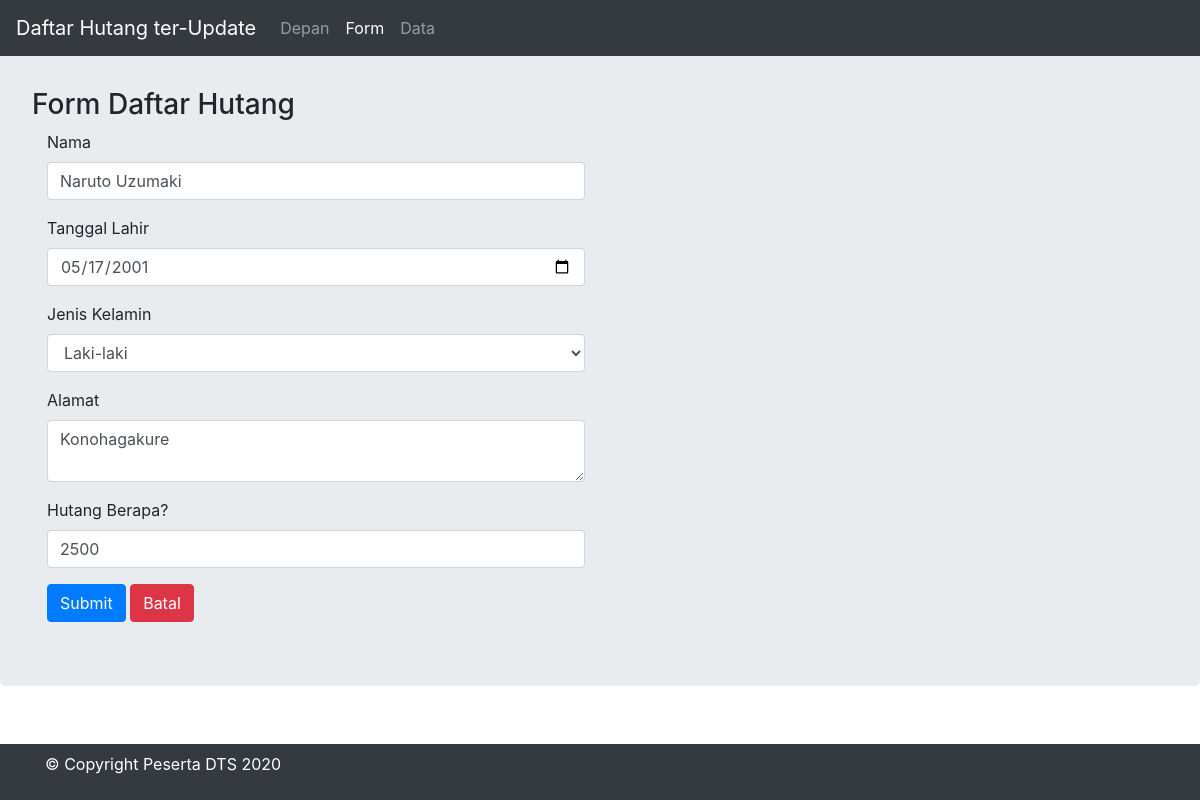
The page /index.php?hal=form&id=2 on the database its author committed.
### tables this page shows
CREATE TABLE `hutang` (
  `id` int(11) NOT NULL,
  `nama` varchar(32) NOT NULL,
  `tanggal_lahir` date NOT NULL,
  `jenis_kelamin` varchar(3) NOT NULL,
  `alamat` text NOT NULL,
  `hutang` int(10) NOT NULL
);

### form.php (the view, shortened to what this page needs)
<?php
  include "koneksi.php";
  $id = isset($_GET['id'])   ?   $_GET['id'] : '';
  $query = "SELECT * from hutang WHERE id='$id'";
  $ambil_data = mysqli_query($konek,$query);
  $getdata = mysqli_fetch_assoc($ambil_data);
?>
<div class="jumbotron">
  <br><h3>Form Daftar Hutang</h3>
  <div class="col-6">
    <form action ="simpan.php" method="POST" >
      <div class="form-group">
        <label for="nama">Nama</label>
        <input type="text" id="nama" name="nama" class="form-control"
        placeholder="Input Nama Lengkap" value="<?php echo $getdata['nama'] ?>">
      </div>
      <div class="form-group">
        <label for="tanggal_lahir">Tanggal Lahir</label>
        <input type="date" id="tanggal_lahir" name="tanggal_lahir" class="form-control"
        placeholder="Inputkan Tanggal Lahir" value="<?php echo $getdata['tanggal_lahir'] ?>">
      </div>
      <div class="form-group">
        <label for="jenis_kelamin">Jenis Kelamin</label>
        <select id="jenis_kelamin" class="form-control" name="jenis_kelamin">
          <option value="L"<?php if($getdata['jenis_kelamin']=='L')  echo"selected"; ?>>Laki-laki</option>
        </select>
      </div>
      <div class="form-group">
        <label for="alamat">Alamat</label>
        <textarea class="form-control" id="alamat" name="alamat" rows="2"
        placeholder="Inputkan Alamat Lengkap"><?php echo $getdata['alamat']?></textarea>
      </div>
      <div class="form-group">
        <label for="hutang">Hutang Berapa?</label>
        <input type="number" id="hutang" class="form-control" name="hutang"
        placeholder="Jumlah Hutang" value="<?php echo $getdata['hutang']?>">
      </div>
      <button type="submit" class="btn btn-primary">Submit</button>
      <a href="index.php"><button type="button" class="btn btn-danger">Batal</button></a>
    </form>
  </div>
</div>

### rows shown on the page
hutang: nama "Naruto Uzumaki", tanggal_lahir "05/17/2001", jenis_kelamin "Laki-laki", alamat "Konohagakure", hutang "2500"
